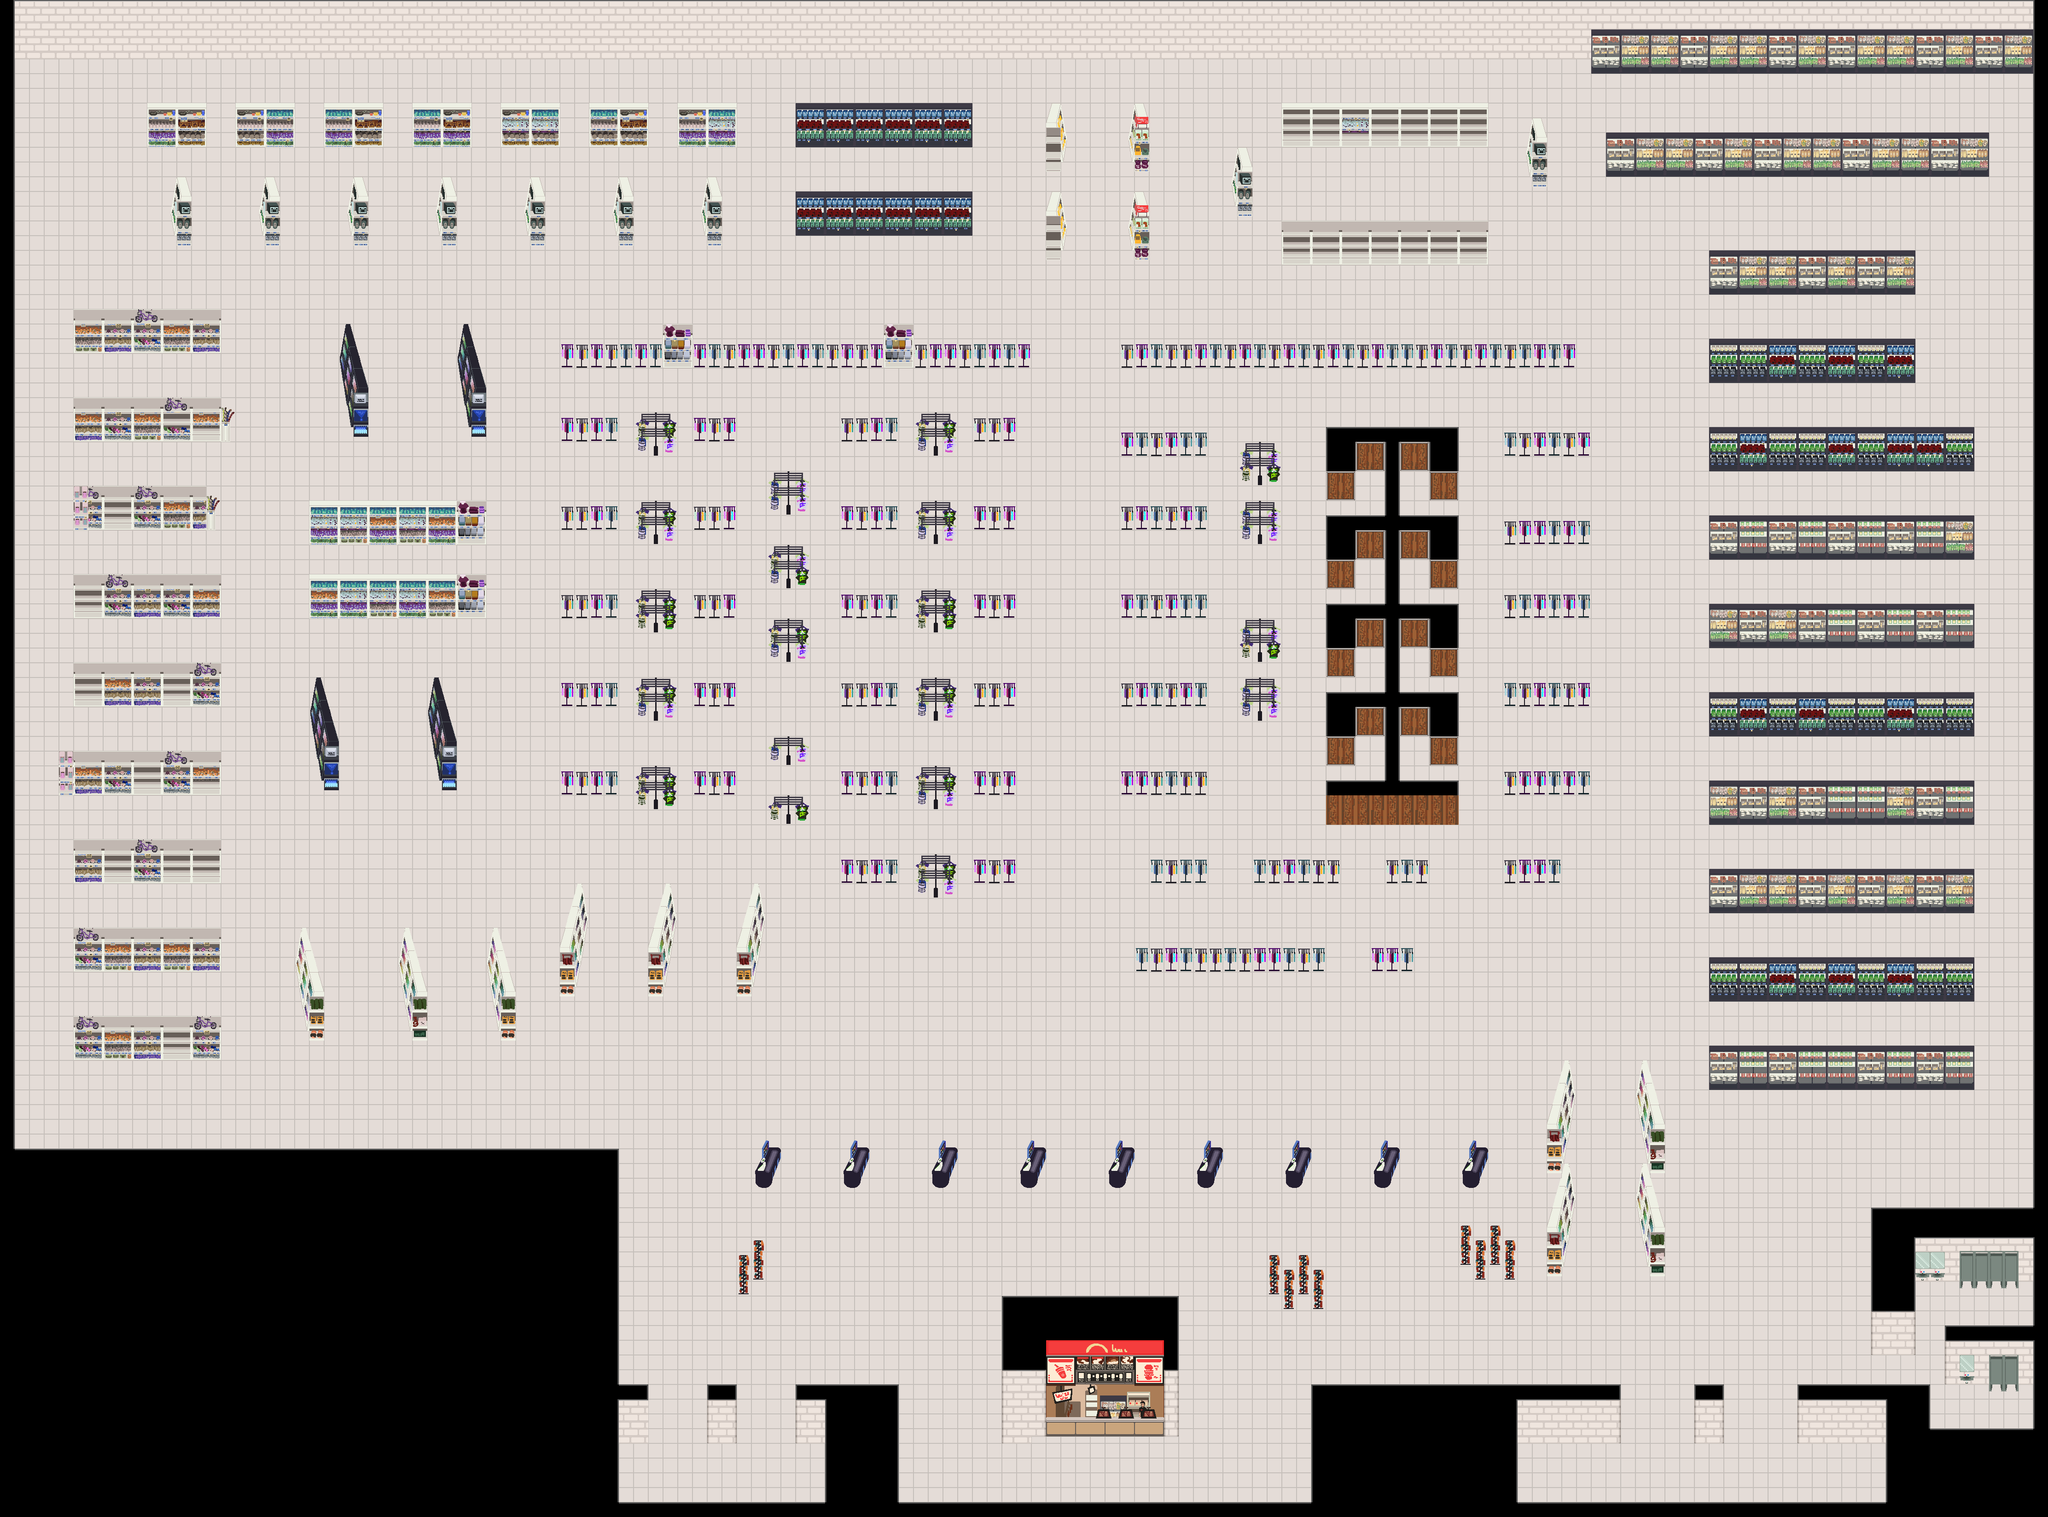

Tiled map render using the project's own tile images. Description and the map definition, with tile-layer contents summarised, below:
An orthogonal 139x103 tile map with 32x32 px tiles, 4 tile layers (Background, Foreground, BGObjects, ForegroundObjects), 3 tilesets and 239 objects (146x oob, 92x pickup, player_start).

<map version="1.0" tiledversion="1.0.3" orientation="orthogonal" renderorder="right-down" width="139" height="103" tilewidth="32" tileheight="32" backgroundcolor="#000000" nextobjectid="286">
 <tileset firstgid="1" source="player.tsx" />
 <tileset firstgid="33" name="TilesOnly" tilewidth="32" tileheight="32" tilecount="28" columns="28">
  <image source="TilesOnly.png" trans="100e0f" width="896" height="32" />
 </tileset>
 <tileset firstgid="61" name="tileset" tilewidth="32" tileheight="32" tilecount="512" columns="32">
  <image source="tileset.png" trans="100e0f" width="1024" height="512" />
 </tileset>
 <layer name="Background" width="139" height="103">
  <properties>
   <property name="nocollide" value="True" />
   <property name="tileset" value="TilesOnly" />
  </properties>
  <data>[14317 cells, 12482 non-empty, 4 distinct tile ids]</data>
 </layer>
 <layer name="Foreground" width="139" height="103">
  <properties>
   <property name="tileset" value="TilesOnly" />
  </properties>
  <data>[14317 cells, 1700 non-empty, 23 distinct tile ids]</data>
 </layer>
 <layer name="BGObjects" width="139" height="103">
  <properties>
   <property name="tileset" value="tileset" />
  </properties>
  <data>[14317 cells, 399 non-empty, 28 distinct tile ids]</data>
 </layer>
 <layer name="ForegroundObjects" width="139" height="103">
  <properties>
   <property name="tileset" value="tileset" />
  </properties>
  <data>[14317 cells, 2084 non-empty, 244 distinct tile ids]</data>
 </layer>
 <objectgroup draworder="index" name="images" />
 <objectgroup name="pickups">
  <object id="182" name="pickupClothing" type="pickup" x="2546.33" y="2023.83" width="24" height="25.6667">
   <properties>
    <property name="itemType" value="clothing" />
   </properties>
  </object>
  <object id="183" name="pickupClothing" type="pickup" x="2513.5" y="1743.67" width="24" height="25.6667">
   <properties>
    <property name="itemType" value="clothing" />
   </properties>
  </object>
  <object id="184" name="pickupClothing" type="pickup" x="2655.5" y="1503.67" width="24" height="25.6667">
   <properties>
    <property name="itemType" value="clothing" />
   </properties>
  </object>
  <object id="185" name="pickupClothing" type="pickup" x="2494" y="1359.17" width="24" height="25.6667">
   <properties>
    <property name="itemType" value="clothing" />
   </properties>
  </object>
  <object id="186" name="pickupClothing" type="pickup" x="2491.5" y="1160.17" width="24" height="25.6667">
   <properties>
    <property name="itemType" value="clothing" />
   </properties>
  </object>
  <object id="187" name="pickupClothing" type="pickup" x="2680.5" y="1128.67" width="24" height="25.6667">
   <properties>
    <property name="itemType" value="clothing" />
   </properties>
  </object>
  <object id="188" name="pickupClothing" type="pickup" x="2678.5" y="1001.17" width="24" height="25.6667">
   <properties>
    <property name="itemType" value="clothing" />
   </properties>
  </object>
  <object id="189" name="pickupClothing" type="pickup" x="2501.5" y="994.667" width="24" height="25.6667">
   <properties>
    <property name="itemType" value="clothing" />
   </properties>
  </object>
  <object id="190" name="pickupClothing" type="pickup" x="2531" y="803.667" width="24" height="25.6667">
   <properties>
    <property name="itemType" value="clothing" />
   </properties>
  </object>
  <object id="191" name="pickupClothing" type="pickup" x="3177.5" y="804.167" width="24" height="25.6667">
   <properties>
    <property name="itemType" value="clothing" />
   </properties>
  </object>
  <object id="192" name="pickupClothing" type="pickup" x="3362.5" y="996.167" width="24" height="25.6667">
   <properties>
    <property name="itemType" value="clothing" />
   </properties>
  </object>
  <object id="194" name="pickupClothing" type="pickup" x="3363.5" y="1186.17" width="24" height="25.6667">
   <properties>
    <property name="itemType" value="clothing" />
   </properties>
  </object>
  <object id="195" name="pickupClothing" type="pickup" x="3357.5" y="1351.67" width="24" height="25.6667">
   <properties>
    <property name="itemType" value="clothing" />
   </properties>
  </object>
 </objectgroup>
 <objectgroup name="objects">
  <object id="3" name="player_start" type="player_start" x="3766.43" y="3041.57" width="50.3636" height="51.8182" />
  <object id="8" name="oob" type="oob" x="28" y="2504" width="1312" height="762" />
  <object id="10" name="oob" type="oob" x="1339.5" y="3010.88" width="67" height="122.25" />
  <object id="11" name="oob" type="oob" x="1537.73" y="3011.14" width="59.5455" height="122.364" />
  <object id="12" name="oob" type="oob" x="1729" y="3009.5" width="67" height="123.818" />
  <object id="13" name="oob" type="oob" x="1794.5" y="3011.21" width="147" height="259.788" />
  <object id="14" name="oob" type="oob" x="2174.5" y="2817.48" width="382.818" height="315.576" />
  <object id="15" name="oob" type="oob" x="2859.22" y="3014" width="1327.44" height="265" />
  <object id="17" name="oob" type="oob" x="3684.86" y="3012.45" width="53.3636" height="118.909" />
  <object id="19" name="oob" type="oob" x="4100.5" y="3107.33" width="324.333" height="159.333" />
  <object id="20" name="oob" type="oob" x="4227.75" y="2884.46" width="192.417" height="119.875" />
  <object id="21" name="oob" type="oob" x="4065.83" y="2625.04" width="91.6667" height="315.292" />
  <object id="22" name="oob" type="oob" x="4152.83" y="2627.69" width="284.333" height="149.959" />
  <object id="37" name="oob" type="oob" x="3716.33" y="2274.16" width="571.333" height="88.833" />
  <object id="38" name="oob" type="oob" x="3717.83" y="2080.91" width="571.333" height="88.833" />
  <object id="39" name="oob" type="oob" x="3716.83" y="1889.41" width="571.333" height="88.833" />
  <object id="40" name="oob" type="oob" x="3717.83" y="1696.41" width="571.333" height="88.833" />
  <object id="41" name="oob" type="oob" x="3717.33" y="1504.91" width="571.333" height="88.833" />
  <object id="42" name="oob" type="oob" x="3717.33" y="1312.41" width="571.333" height="88.833" />
  <object id="43" name="oob" type="oob" x="3716.83" y="1120.91" width="571.333" height="88.833" />
  <object id="44" name="oob" type="oob" x="3717.83" y="928.413" width="571.333" height="88.833" />
  <object id="46" name="oob" type="oob" x="162.477" y="2210.57" width="315.546" height="88.864" />
  <object id="47" name="oob" type="oob" x="162.06" y="2018.4" width="315.546" height="88.864" />
  <object id="48" name="oob" type="oob" x="161.977" y="1826.57" width="315.546" height="88.864" />
  <object id="49" name="oob" type="oob" x="136.81" y="1635.98" width="337.546" height="88.864" />
  <object id="50" name="oob" type="oob" x="161.56" y="1443.57" width="315.546" height="88.864" />
  <object id="51" name="oob" type="oob" x="161.56" y="1248.9" width="315.546" height="88.864" />
  <object id="52" name="oob" type="oob" x="163.56" y="1058.9" width="310.879" height="88.864" />
  <object id="53" name="oob" type="oob" x="164.894" y="867.568" width="328.879" height="88.864" />
  <object id="54" name="oob" type="oob" x="160.227" y="673.568" width="315.546" height="88.864" />
  <object id="55" name="oob" type="oob" x="3719.67" y="735.917" width="436" height="88.833" />
  <object id="56" name="oob" type="oob" x="3717" y="543.25" width="438.666" height="88.833" />
  <object id="57" name="oob" type="oob" x="3360.83" y="2760.62" width="677.667" height="520.083" />
  <object id="58" name="oob" type="oob" x="1222.5" y="706.5" width="1008.21" height="88.864" />
  <object id="59" name="oob" type="oob" x="2446.32" y="752.174" width="968.877" height="38.864" />
  <object id="60" name="oob" type="oob" x="3276.23" y="1134.57" width="168.21" height="38.864" />
  <object id="61" name="oob" type="oob" x="3272.89" y="945.735" width="168.21" height="38.864" />
  </objectgroup>
</map>
<!-- 189 of 239 objects omitted -->
